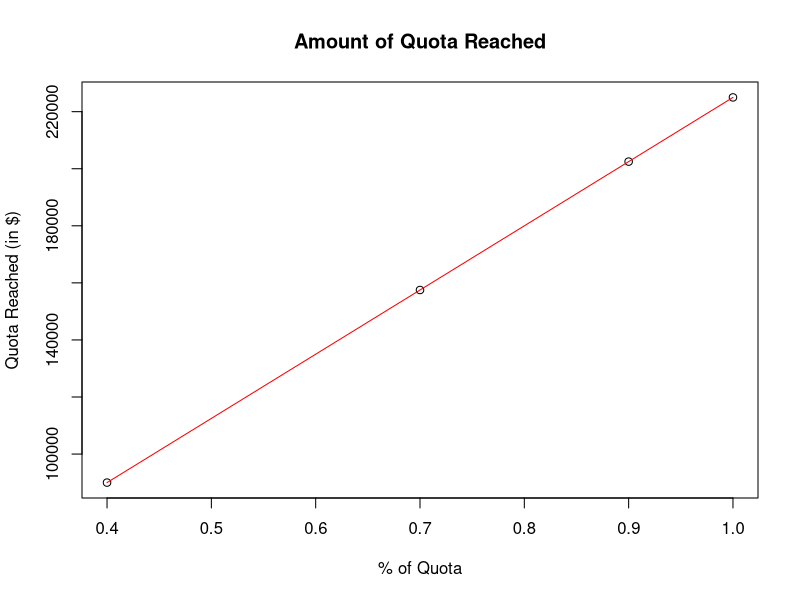
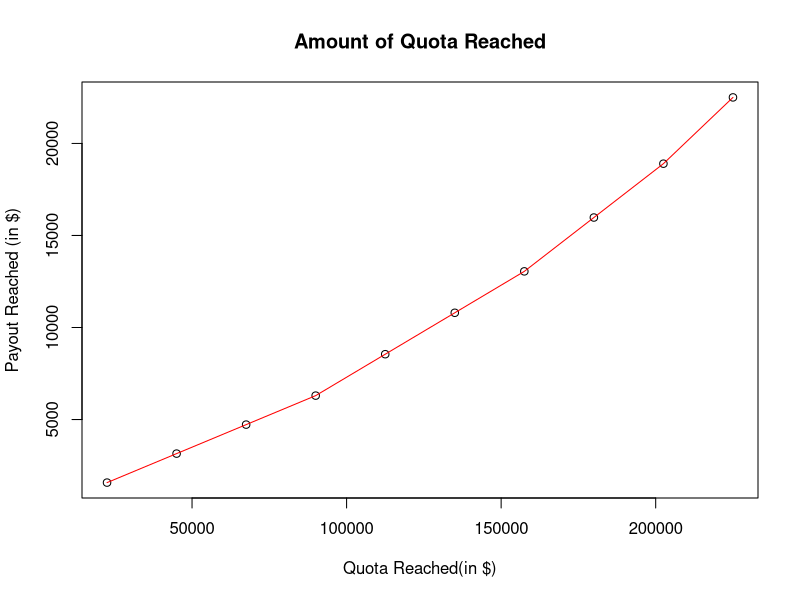

Reproduce these figures in R, in order.
## ---- chunk 1
# Created a bunch of vars in case they are needed
#Min and Max range represent range of values for % of quota for that payout rate
#prog_ vars show increasing #s for quota and payout for each successive bracket

quote_pct_min<-c(0.00,0.41,0.71,0.91)
quote_pct_max<-c(0.40,0.70,0.90,1.00)
quota_rate<-c(0.4,0.3,0.2,0.1)
payout_rate<-c(0.07,0.1,0.13,0.16)
payout_bracket<-data.frame(quote_pct_min,quote_pct_max,quota_rate, payout_rate)
payout_bracket$bracket_amt<-225000*payout_bracket$quota_rate
payout_bracket$payout_amt<-225000*payout_bracket$quota_rate*payout_bracket$payout_rate
payout_bracket$prog_bracket <- cumsum(payout_bracket$bracket_amt)
payout_bracket$prog_payout_amt <-cumsum(payout_bracket$payout_amt)
payout_bracket
## ---- chunk 2
# CODE HERE
payout <- function(pct) {
  #We need to get earnings as the dollar amount
  earnings <-225000 * pct
  #Case for when 40% or less of bracket was reached
  if (earnings <= payout_bracket[1,5]) {
        earnings * payout_bracket[1,4]}
  #Case when quota is met. Only going to 225k because the problem specifies a max of 100%
  #So we just need the value of $22,500
  else if (earnings >= payout_bracket[4,7])  {
        payout_bracket[4,8]} 
  #Final case needs to find what range the pct is in, get the current rate
  else {
        #Get index of current rate
        curr_index<-which(payout_bracket$quote_pct_min <=pct & payout_bracket$quote_pct_max >=pct)
        
        #Get rate of current bracket
        curr_rate<-payout_bracket[payout_bracket$quote_pct_min <=pct & payout_bracket$quote_pct_max >=pct,4]
        
        #Get cumulative award up to the PREVIOUS bracket, since it's not total for our current bracket
        prev_calc_payout<-payout_bracket[curr_index-1,8]
        
        #Get cumulative bracket price up to PREV bracket, since we need to know how much has already been calculated
        prev_calc_prgbkt<-payout_bracket[curr_index-1,7]
        
        prev_calc_payout+(curr_rate*(earnings-prev_calc_prgbkt))}

}
#testing on someone getting 66% of their 225k quota
payout(.7)

## ---- chunk 3
# Ran into an issue with ONLY .7 when using seq() to pass the increments, hard coding instead
#payrates<-seq(from=0.1, to=1, by=0.1)
payrates2 <-c(0.1,0.2,0.3,0.4,0.5,0.6,0.7,0.8,0.9,1)

graph_data<-data.frame(payrates2)

graph_data$increment_ern <-apply(X=graph_data[1],MARGIN=1,FUN=payout)
graph_data
## ---- chunk 4
# CODE HERE
plot(payout_bracket[, c("quote_pct_max", "prog_bracket")],xlab="% of Quota",ylab="Quota Reached (in $)",main="Amount of Quota Reached")
lines(payout_bracket$quote_pct_max, payout_bracket$prog_bracket, col="red")

## ---- chunk 5
#adding a column that shows the % of 225k at each of the 10% increments
graph_data$increment_quota <-graph_data$payrates*225000
plot(graph_data[, c("increment_quota", "increment_ern")],xlab="Quota Reached(in $)",ylab="Payout Reached (in $)",main="Amount of Quota Reached")
lines(graph_data$increment_quota, graph_data$increment_ern, col="red")
